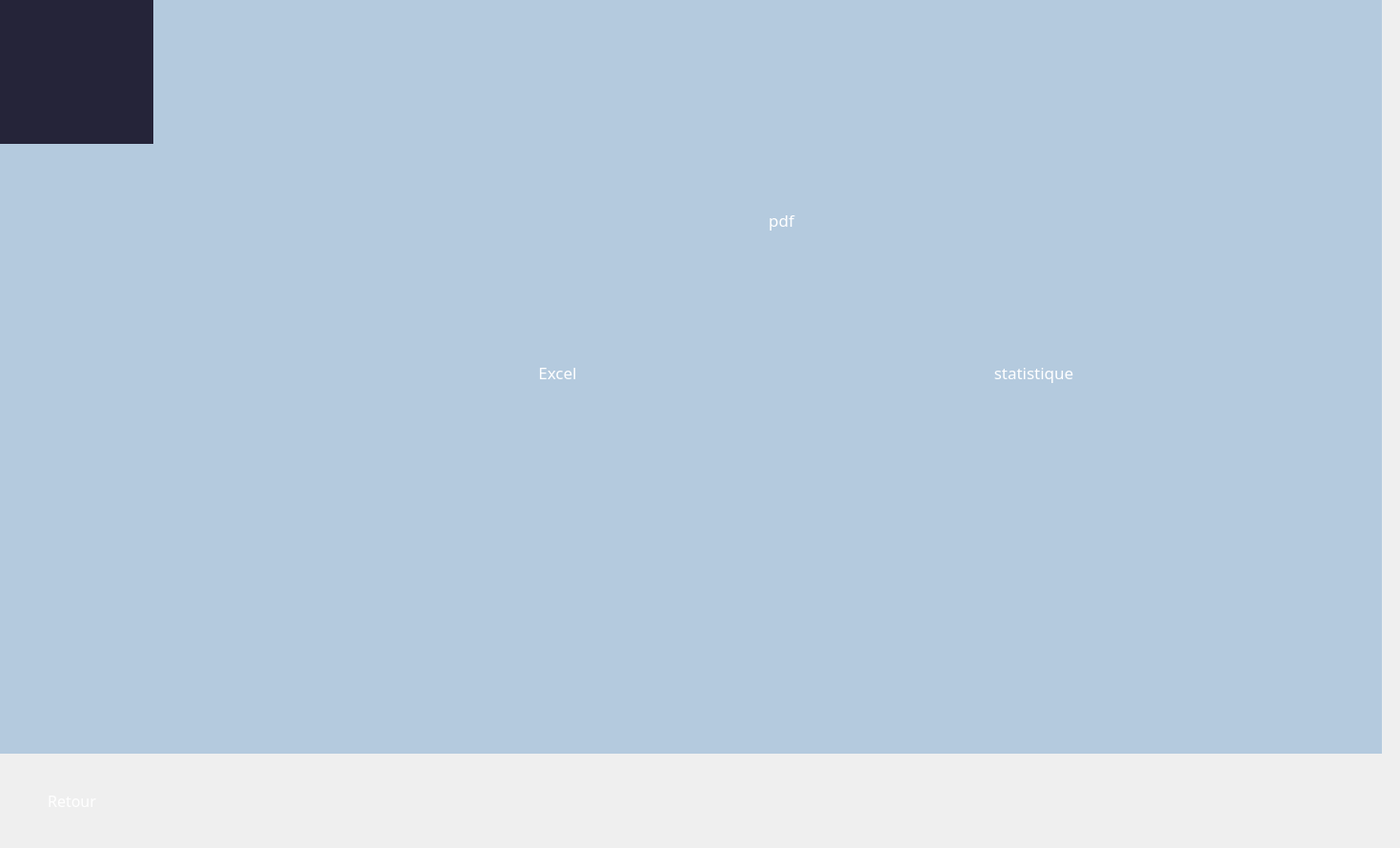
    <widget class="QWidget" name="tab_2">
     <attribute name="title">
      <string>fonctionalité</string>
     </attribute>
     <widget class="QLabel" name="label_3">
      <property name="geometry">
       <rect>
        <x>-10</x>
        <y>0</y>
        <width>171</width>
        <height>151</height>
       </rect>
      </property>
      <property name="minimumSize">
       <size>
        <width>171</width>
        <height>151</height>
       </size>
      </property>
      <property name="styleSheet">
       <string notr="true">background-color:rgb(180, 202, 222);
background-color: rgb(124, 157, 173);
background-color: rgb(37, 48, 88);
background-color: rgb(37, 36, 57);</string>
      </property>
      <property name="text">
       <string/>
      </property>
      <property name="pixmap">
       <pixmap>logo.png</pixmap>
      </property>
      <property name="scaledContents">
       <bool>true</bool>
      </property>
     </widget>
     <widget class="QPushButton" name="pdf">
      <property name="geometry">
       <rect>
        <x>700</x>
        <y>200</y>
        <width>241</width>
        <height>61</height>
       </rect>
      </property>
      <property name="font">
       <font>
        <family>Gill Sans MT</family>
        <pointsize>13</pointsize>
       </font>
      </property>
      <property name="styleSheet">
       <string notr="true">QPushButton:hover { background-color: #66c011; }
*{color:white;
     border-radius: 10px;}</string>
      </property>
      <property name="text">
       <string>pdf</string>
      </property>
      <property name="icon">
       <iconset>
        <normaloff>pdf.png</normaloff>pdf.png</iconset>
      </property>
      <property name="iconSize">
       <size>
        <width>32</width>
        <height>29</height>
       </size>
      </property>
     </widget>
     <widget class="QPushButton" name="stastique">
      <property name="geometry">
       <rect>
        <x>960</x>
        <y>360</y>
        <width>251</width>
        <height>61</height>
       </rect>
      </property>
      <property name="font">
       <font>
        <family>Gill Sans MT</family>
        <pointsize>13</pointsize>
       </font>
      </property>
      <property name="styleSheet">
       <string notr="true">QPushButton:hover { background-color: #66c011; }
*{color:white;
     border-radius: 10px;}</string>
      </property>
      <property name="text">
       <string>statistique</string>
      </property>
      <property name="icon">
       <iconset>
        <normaloff>data.png</normaloff>data.png</iconset>
      </property>
      <property name="iconSize">
       <size>
        <width>35</width>
        <height>33</height>
       </size>
      </property>
     </widget>
     <widget class="QPushButton" name="pushButton_21">
      <property name="geometry">
       <rect>
        <x>10</x>
        <y>820</y>
        <width>131</width>
        <height>41</height>
       </rect>
      </property>
      <property name="font">
       <font>
        <family>Gill Sans MT</family>
        <pointsize>12</pointsize>
       </font>
      </property>
      <property name="styleSheet">
       <string notr="true">QPushButton:hover { background-color: #66c011; }
*{color:white;
     border-radius: 10px;}</string>
      </property>
      <property name="text">
       <string>Retour</string>
      </property>
      <property name="icon">
       <iconset>
        <normaloff>back.png</normaloff>back.png</iconset>
      </property>
      <property name="iconSize">
       <size>
        <width>27</width>
        <height>22</height>
       </size>
      </property>
     </widget>
     <widget class="QPushButton" name="excel">
      <property name="geometry">
       <rect>
        <x>460</x>
        <y>360</y>
        <width>251</width>
        <height>61</height>
       </rect>
      </property>
      <property name="font">
       <font>
        <family>Gill Sans MT</family>
        <pointsize>13</pointsize>
       </font>
      </property>
      <property name="styleSheet">
       <string notr="true">QPushButton:hover { background-color: #66c011; }
*{color:white;
     border-radius: 10px;}</string>
      </property>
      <property name="text">
       <string>Excel</string>
      </property>
      <property name="icon">
       <iconset>
        <normaloff>excel (1).png</normaloff>excel (1).png</iconset>
      </property>
      <property name="iconSize">
       <size>
        <width>35</width>
        <height>33</height>
       </size>
      </property>
     </widget>
     <widget class="QLabel" name="label_14">
      <property name="geometry">
       <rect>
        <x>-10</x>
        <y>-90</y>
        <width>1461</width>
        <height>881</height>
       </rect>
      </property>
      <property name="minimumSize">
       <size>
        <width>171</width>
        <height>151</height>
       </size>
      </property>
      <property name="styleSheet">
       <string notr="true">background-color:rgb(180, 202, 222);</string>
      </property>
      <property name="text">
       <string/>
      </property>
      <property name="pixmap">
       <pixmap>securite-compresse.jpg</pixmap>
      </property>
      <property name="scaledContents">
       <bool>true</bool>
      </property>
     </widget>
     <widget class="QLabel" name="barcodeLabel">
      <property name="geometry">
       <rect>
        <x>890</x>
        <y>620</y>
        <width>401</width>
        <height>61</height>
       </rect>
      </property>
      <property name="text">
       <string/>
      </property>
     </widget>
     <zorder>label_14</zorder>
     <zorder>label_3</zorder>
     <zorder>pdf</zorder>
     <zorder>stastique</zorder>
     <zorder>pushButton_21</zorder>
     <zorder>excel</zorder>
     <zorder>barcodeLabel</zorder>
    </widget>
